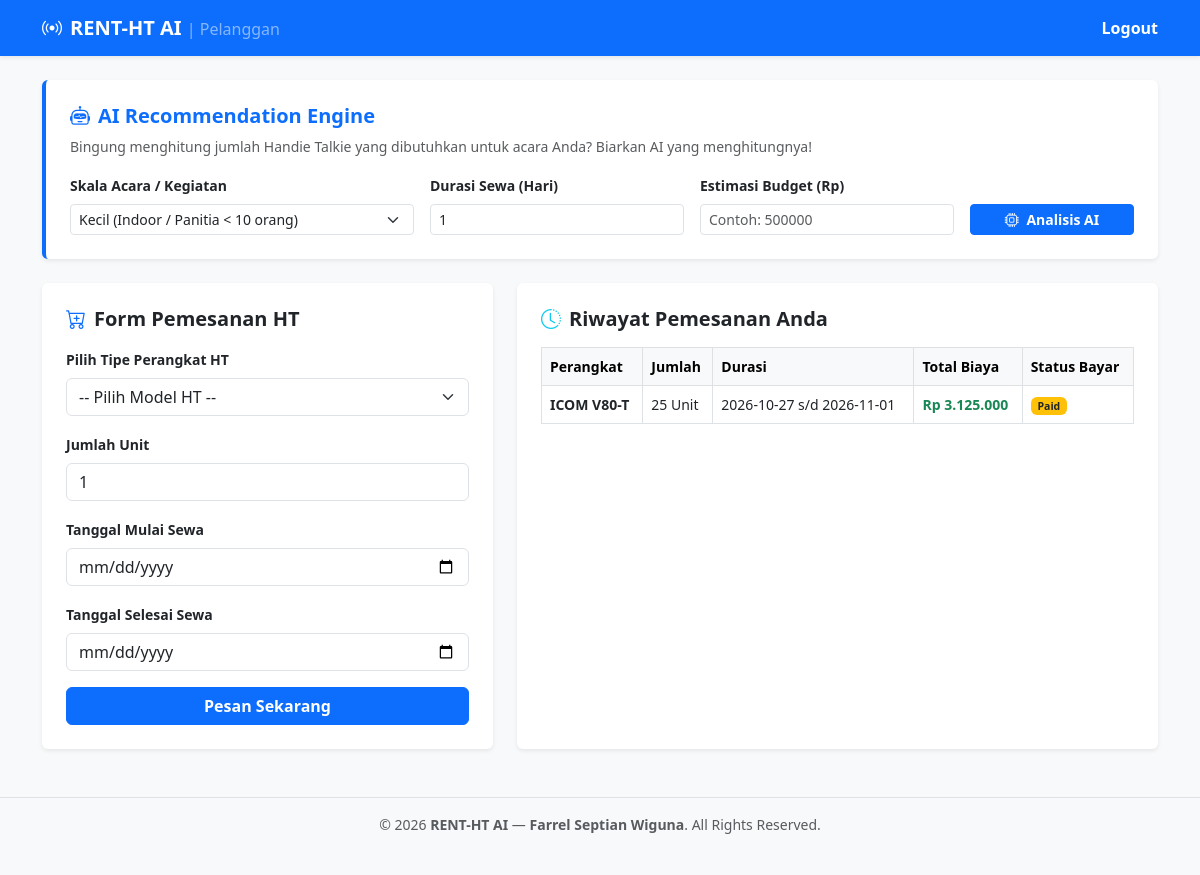
/user_dashboard.php (signed in), run on the app's committed database.
### tables this page shows
CREATE TABLE `ht_rental` (
  `id_rental` int(11) NOT NULL,
  `id_user` int(11) NOT NULL,
  `id_perangkat` int(11) NOT NULL,
  `jumlah_unit` int(11) NOT NULL,
  `tgl_mulai` date NOT NULL,
  `tgl_selesai` date NOT NULL,
  `total_hari` int(11) NOT NULL,
  `total_biaya` int(11) NOT NULL,
  `status_rental` enum('Menunggu Pembayaran','Aktif','Selesai','Batal') NOT NULL DEFAULT 'Menunggu Pembayaran'
);

CREATE TABLE `ht_perangkat` (
  `id_perangkat` int(11) NOT NULL,
  `merk_tipe` varchar(100) NOT NULL,
  `spesifikasi` varchar(255) NOT NULL,
  `harga_sewa_per_hari` int(11) NOT NULL,
  `stok_tersedia` int(11) NOT NULL
);

CREATE TABLE `ht_pembayaran` (
  `id_pembayaran` int(11) NOT NULL,
  `id_rental` int(11) NOT NULL,
  `invoice` varchar(50) NOT NULL,
  `nama_rekening` varchar(100) NOT NULL,
  `metode_pembayaran` varchar(50) NOT NULL,
  `tgl_bayar` datetime NOT NULL,
  `status` enum('Verifikasi','Paid','Rejected') NOT NULL DEFAULT 'Verifikasi'
);

### user_dashboard.php (the view, shortened to what this page needs)
<?php
include 'koneksi.php';
$id_user = $_SESSION['id_user'];
$riwayat = mysqli_query($conn, "SELECT r.*, p.merk_tipe, pay.invoice, pay.status AS status_bayar
    FROM ht_rental r
    JOIN ht_perangkat p ON r.id_perangkat = p.id_perangkat
    LEFT JOIN ht_pembayaran pay ON r.id_rental = pay.id_rental
    WHERE r.id_user = '$id_user' ORDER BY r.id_rental DESC");
?>
<!DOCTYPE html>
<html lang="id">
<head>
    <link href="https://cdn.jsdelivr.net/npm/bootstrap@5.3.0/dist/css/bootstrap.min.css" rel="stylesheet">
    <link rel="stylesheet" href="https://cdn.jsdelivr.net/npm/bootstrap-icons@1.10.5/font/bootstrap-icons.css">
</head>
<body class="bg-light d-flex flex-column min-vh-100">
    <nav class="navbar navbar-dark bg-primary shadow-sm">
        <div class="container">
            <a class="navbar-brand fw-bold" href="#"><i class="bi bi-broadcast me-2"></i>RENT-HT AI <span class="fs-6 fw-normal text-white-50">| Pelanggan</span></a>
            <div class="navbar-nav ms-auto flex-row gap-3">
                <a class="nav-link text-white fw-bold" href="login.php">Logout</a>
            </div>
        </div>
    </nav>
    <div class="container my-4 flex-grow-1">
        <div class="card border-0 shadow-sm p-4 bg-white mb-4 border-start border-primary border-4">
            <h5 class="fw-bold text-primary mb-2"><i class="bi bi-robot me-2"></i>AI Recommendation Engine</h5>
            <p class="text-muted small mb-3">Bingung menghitung jumlah Handie Talkie yang dibutuhkan untuk acara Anda? Biarkan AI yang menghitungnya!</p>
            <form method="POST" action="" class="row g-3">
                <div class="col-md-4">
                    <label class="form-label small fw-bold">Skala Acara / Kegiatan</label>
                    <select name="skala_acara" class="form-select form-select-sm" required>
                        <option value="kecil">Kecil (Indoor / Panitia &lt; 10 orang)</option>
                    </select>
                </div>
                <div class="col-md-3">
                    <label class="form-label small fw-bold">Durasi Sewa (Hari)</label>
                    <input type="number" name="durasi_hari" class="form-control form-control-sm" value="1" min="1" required>
                </div>
                <div class="col-md-3">
                    <label class="form-label small fw-bold">Estimasi Budget (Rp)</label>
                    <input type="number" name="budget" class="form-control form-control-sm" placeholder="Contoh: 500000" required>
                </div>
                <div class="col-md-2 d-flex align-items-end">
                    <button type="submit" name="hitung_ai" class="btn btn-primary btn-sm w-100 fw-bold"><i class="bi bi-cpu me-1"></i> Analisis AI</button>
                </div>
            </form>
        </div>
        <div class="row g-4">
            <div class="col-md-5">
                <div class="card border-0 shadow-sm p-4 bg-white">
                    <h5 class="fw-bold text-dark mb-3"><i class="bi bi-cart-plus me-2 text-primary"></i>Form Pemesanan HT</h5>
                    <form method="POST" action="">
                        <div class="mb-3">
                            <label class="form-label small fw-bold">Pilih Tipe Perangkat HT</label>
                            <select name="id_perangkat" class="form-select" required>
                                <option value="">-- Pilih Model HT --</option>
                            </select>
                        </div>
                        <div class="mb-3">
                            <label class="form-label small fw-bold">Jumlah Unit</label>
                            <input type="number" name="jumlah_unit" class="form-control" min="1" value="1" required>
                        </div>
                        <div class="mb-3">
                            <label class="form-label small fw-bold">Tanggal Mulai Sewa</label>
                            <input type="date" name="tgl_mulai" class="form-control" required>
                        </div>
                        <div class="mb-3">
                            <label class="form-label small fw-bold">Tanggal Selesai Sewa</label>
                            <input type="date" name="tgl_selesai" class="form-control" required>
                        </div>
                        <div class="d-grid">
                            <button type="submit" name="pesan_ht" class="btn btn-primary fw-bold">Pesan Sekarang</button>
                        </div>
                    </form>
                </div>
            </div>
            <div class="col-md-7">
                <div class="card border-0 shadow-sm p-4 bg-white h-100">
                    <h5 class="fw-bold text-dark mb-3"><i class="bi bi-clock-history me-2 text-info"></i>Riwayat Pemesanan Anda</h5>
                    <div class="table-responsive">
                        <table class="table table-hover align-middle small table-bordered">
                            <thead class="table-light">
                                <tr>
                                    <th>Perangkat</th>
                                    <th>Jumlah</th>
                                    <th>Durasi</th>
                                    <th>Total Biaya</th>
                                    <th>Status Bayar</th>
                                </tr>
                            </thead>
                            <tbody>
                                <?php if(mysqli_num_rows($riwayat) > 0) { while($r = mysqli_fetch_assoc($riwayat)) { ?>
                                <tr>
                                    <td class="fw-bold"><?php echo $r['merk_tipe']; ?></td>
                                    <td><?php echo $r['jumlah_unit']; ?> Unit</td>
                                    <td><?php echo $r['tgl_mulai']; ?> s/d <?php echo $r['tgl_selesai']; ?></td>
                                    <td class="fw-bold text-success">Rp <?php echo number_format($r['total_biaya'], 0, ',', '.'); ?></td>
                                    <td><span class="badge bg-warning text-dark"><?php echo $r['status_bayar']; ?></span></td>
                                </tr>
                                <?php }} else { ?>
                                <tr><td colspan="5" class="text-center text-muted py-3">Belum ada riwayat pesanan.</td></tr>
                                <?php } ?>
                            </tbody>
                        </table>
                    </div>
                </div>
            </div>
        </div>
    </div>
    <footer class="text-center py-3 my-4 border-top text-muted small">
        <div class="container">
            <p class="mb-0">&copy; <?php echo date('Y'); ?> <strong>RENT-HT AI</strong> &mdash; <strong>Farrel Septian Wiguna</strong>. All Rights Reserved.</p>
        </div>
    </footer>
</body>
</html>

### data on the page
ht_rental: id_perangkat.merk_tipe "ICOM V80-T", jumlah_unit "25", tgl_mulai "2026-10-27", tgl_selesai "2026-11-01", total_biaya "3.125.000", ht_pembayaran.status "Paid"
